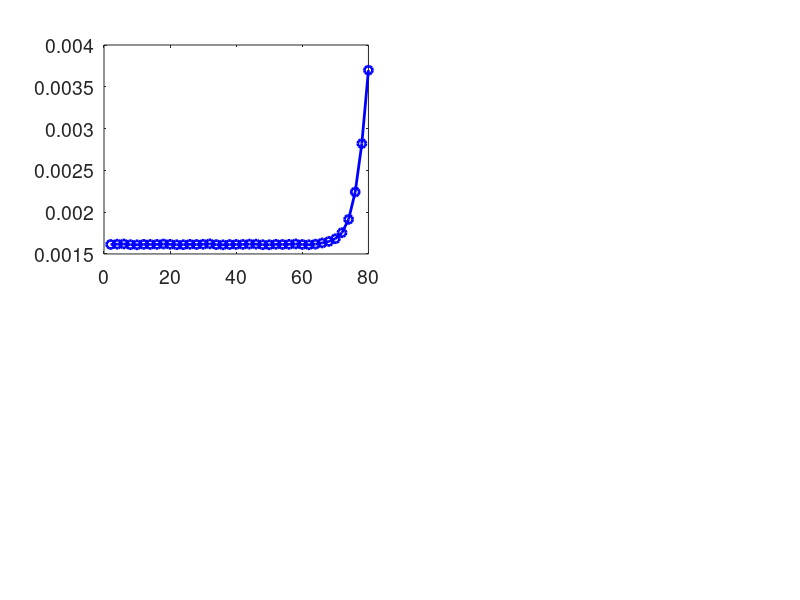

Write the MATLAB code that produced this figure. (Note: this script raises an error after producing the figure.)
%% plot cylindrical pipe %%

clear all; clc;
set(0,'DefaultAxesFontSize',14)

load('inv_results_cylindrical_pipe.mat');
results1 = combined_results.section1;
results2 = combined_results.section2;

c_min = 0;
c_max = 0.05;

%% ===================== FIGURE 1 =====================
% Misfit vs radius + inferred depth profiles

figure(1); clf;
set(gcf,'Position',[100 100 1200 900]);

% ---- Radius–Misfit Curve: Period 1 ----
subplot(2,2,1)
plot(results1.radius, results1.best_misfit_per_radius, 'b-o','LineWidth',2)
hold on
xline(results1.best_radius,'k--','LineWidth',2)
xlabel('Radius (m)')
ylabel('Misfit')
title('(a) Period 1: Misfit vs Radius')
grid on

% ---- Radius–Misfit Curve: Period 2 ----
subplot(2,2,3)
plot(results2.radius, results2.best_misfit_per_radius, 'r-o','LineWidth',2)
hold on
xline(results2.best_radius,'k--','LineWidth',2)
xlabel('Radius (m)')
ylabel('Misfit')
title('(c) Period 2: Misfit vs Radius')
grid on

% ---- Find uncertainty in radius values ----
% What radii values have misfit values within 1% of the minimum values
relTol = 0.1;      % 1 percent

% period 1
r = results1.radius;
m = results1.best_misfit_per_radius;
[m_min, idx_min] = min(m);
r_best = r(idx_min);
threshold = m_min * (1 + relTol); % Compute threshold
inBand = m <= threshold; % Find r values within the threshold
r_band = r(inBand);
r_lo = min(r_band); % Extract interval
r_hi = max(r_band);
fprintf('Period 1: Best radius: %.6g\n', r_best);
fprintf('Period 1: 1%% interval: [%.6g, %.6g]\n', r_lo, r_hi);

subplot(2,2,1);
fill([r_lo r_hi r_hi r_lo], ...
    [1.5e-3 1.5e-3 threshold threshold],...
    [0.7 0.85 1], ...          % light blue color
     'FaceAlpha', 0.5, ...       % transparency
     'EdgeColor', 'none');       % no border


% period 2
r = results2.radius;
m = results2.best_misfit_per_radius;
[m_min, idx_min] = min(m);
r_best = r(idx_min);
threshold = m_min * (1 + relTol); % Compute threshold
inBand = m <= threshold; % Find r values within the threshold
r_band = r(inBand);
r_lo = min(r_band); % Extract interval
r_hi = max(r_band);
fprintf('Period 2: Best radius: %.6g\n', r_best);
fprintf('Period 2: 1%% interval: [%.6g, %.6g]\n', r_lo, r_hi);

subplot(2,2,3);
fill([r_lo r_hi r_hi r_lo], ...
    [0.02 0.02 threshold threshold],...
    [1 0.8 0.8], ...          % light red color
     'FaceAlpha', 0.5, ...       % transparency
     'EdgeColor', 'none');       % no border


% ---- Crater Geometry: Period 1 ----
subplot(2,2,2);
max_depth1 = 100;
plot([-results1.best_radius,results1.best_radius],[0,0], 'b-','LineWidth',2); hold on;
plot([-results1.best_radius,-results1.best_radius],[0,max_depth1], 'b-','LineWidth',2)
plot([results1.best_radius,results1.best_radius],[0,max_depth1], 'b-','LineWidth',2)
plot([-results1.best_radius,results1.best_radius],[max_depth1,max_depth1], 'b-','LineWidth',2); 
grid on
axis equal
set(gca,'YDir','reverse')
xlabel('Radius (m)')
ylabel('Depth (m)')
% shaded magma region
xmin = -results1.best_radius;
xmax =  results1.best_radius;
ymin = min(results1.best_depths_timeseries);
ymax = max(results1.best_depths_timeseries);
fill([xmin xmax xmax xmin], ...  % x coordinates
     [ymin ymin ymax ymax], ...  % y coordinates
     [0.7 0.85 1], ...          % light blue color
     'FaceAlpha', 0.5, ...       % transparency
     'EdgeColor', 'none');       % no border
title('(b) Period 1: Geometry')


% ---- Crater Geometry: Period 2 ----
subplot(2,2,4);
max_depth2 = 100;
plot([-results2.best_radius,results2.best_radius],[0,0], 'r-','LineWidth',2); hold on;
plot([-results2.best_radius,-results2.best_radius],[0,max_depth2], 'r-','LineWidth',2)
plot([results2.best_radius,results2.best_radius],[0,max_depth2], 'r-','LineWidth',2)
plot([-results2.best_radius,results2.best_radius],[max_depth2,max_depth2], 'r-','LineWidth',2); 
grid on
axis equal
set(gca,'YDir','reverse')
xlabel('Radius (m)')
ylabel('Depth (m)')

% shaded magma region
xmin = -results2.best_radius;
xmax =  results2.best_radius;
ymin = min(results2.best_depths_timeseries);
ymax = max(results2.best_depths_timeseries);
fill([xmin xmax xmax xmin], ...  % x coordinates
     [ymin ymin ymax ymax], ...  % y coordinates
     [1 0.8 0.8], ...          % light red color
     'FaceAlpha', 0.5, ...       % transparency
     'EdgeColor', 'none');       % no border
title('(d) Period 2: Geometry')

%% ===================== FIGURE 2 =====================
% Observed vs modeled freqs, misfit, depth

figure(2); clf;
set(gcf,'Position',[100 100 1200 1000]);

colors = lines(3);
t1 = results1.peak_data.time;
t2 = results2.peak_data.time;

% ---- (a) Observed vs Modeled Freqs ----
subplot(2,1,1); hold on;

for mode = 1:3
    % Period 1
    f_obs_1 = results1.peak_data{:,mode+1};
    f_mod_1 = results1.modeled_freqs(:,mode);
    valid_1 = ~isnan(f_obs_1);
    scatter(t1(valid_1), f_obs_1(valid_1), 200, colors(mode,:), ...
        'filled','MarkerFaceAlpha',0.25,'MarkerEdgeColor','none')
    scatter(t1(valid_1), f_mod_1(valid_1), 120, colors(mode,:), ...
        's','filled','MarkerEdgeColor','k','MarkerFaceAlpha',0.5)

    % Period 2
    f_obs_2 = results2.peak_data{:,mode+1};
    f_mod_2 = results2.modeled_freqs(:,mode);
    valid_2 = ~isnan(f_obs_2);
    scatter(t2(valid_2), f_obs_2(valid_2), 200, colors(mode,:), ...
        'filled','MarkerFaceAlpha',0.25,'HandleVisibility','off','MarkerEdgeColor','none')
    scatter(t2(valid_2), f_mod_2(valid_2), 120, colors(mode,:), ...
        's','filled','MarkerEdgeColor','k','HandleVisibility','off','MarkerFaceAlpha',0.5)
end

ylabel('Frequency (Hz)')
title('(a) Observed and Modeled Frequencies')
grid on, box on
legend('f_1 observed','f_1 model','f_2 observed','f_2 model','f_3 observed','f_3 model',...
    'Location','NorthWest');

% ---- (b) Depth Timeseries ----

subplot(2,1,2); hold on;
scatter(t1, results1.best_depths_timeseries, 120, colors(1,:), 's', ...
        'filled','MarkerFaceAlpha',0.5,'HandleVisibility','off','MarkerEdgeColor','k')
scatter(t2, results2.best_depths_timeseries, 120, colors(1,:), 's',  ...
        'filled','MarkerFaceAlpha',0.5,'HandleVisibility','off','MarkerEdgeColor','k')
set(gca,'YDir','reverse')
ylabel('Depth (m)')
title('(b) Inferred Magma Depth Over Time')
grid on, box on
ylim([15 90])

t1_start = results1.peak_data.time(1);
t1_end = results1.peak_data.time(end);
t2_start = results2.peak_data.time(1);
t2_end = results2.peak_data.time(end);

fill([t1_start t1_end t1_end t1_start], ...
    [15 15 25 25],...
    [0.7 0.85 1], ...          % light blue color
     'FaceAlpha', 0.5, ...       % transparency
     'EdgeColor', 'none');       % no border

fill([t2_start t2_end t2_end t2_start], ...
    [15 15 25 25],...
    [1 0.8 0.8], ...          % light blue color
     'FaceAlpha', 0.5, ...       % transparency
     'EdgeColor', 'none');       % no border

text(mean([t1_start, t1_end]), 20, ...
     sprintf('Period 1'), ...   
     'HorizontalAlignment', 'center', ...
     'VerticalAlignment', 'middle', ...
     'FontWeight', 'bold', ...
     'Color', 'b', 'FontSize', 14);

text(mean([t2_start, t2_end]), 20, ...
     sprintf('Period 2'), ...   
     'HorizontalAlignment', 'center', ...
     'VerticalAlignment', 'middle', ...
     'FontWeight', 'bold', ...
     'Color', 'r', 'FontSize', 14);
